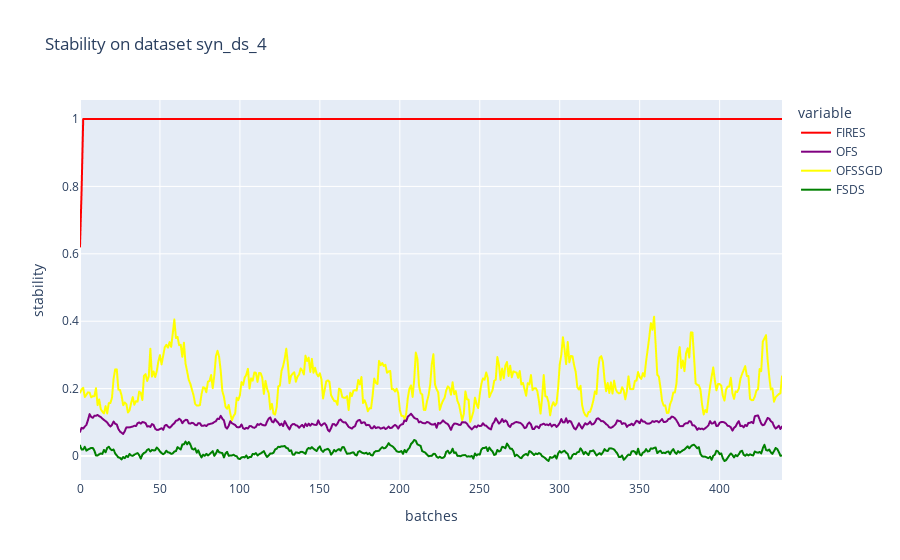

Source (notebook cell):
### Markdown cell above
### Plot all

### Code cell
# stability
title = "Stability on dataset {}".format(dataset_name)
col_names = ["FIRES", "OFS", "OFSSGD", "FSDS"]
d = {"FIRES":fires_cuda_stability, "OFS":ofs_stability, "OFSSGD":ofssgd_stability, "FSDS":fsds_stability} #"random":random_stability
df = pd.DataFrame(d, columns=col_names)
fig = px.line(df, y = col_names, title=title, labels={"index":"batches", "value":"stability"},color_discrete_map={'FIRES': 'red', 
                                                    'OFS': 'purple','FSDS': 'green', "OFSSGD":"yellow"})
fig.write_image("{}/stability.{}".format(folder, export_type))
stability_trace = fig['data']
fig.show()

### Figure 1 — Plotly figure (JSON) as saved in the notebook; plotly's stock layout.template omitted (floating-point values rounded to 4 significant figures; data arrays with more than 128 entries replaced by an {"elided": "..."} marker saying what was removed)
{"data": [{"hovertemplate": "variable=FIRES<br>batches=%{x}<br>stability=%{y}<extra></extra>", "legendgroup": "FIRES", "line": {"color": "red", "dash": "solid"}, "mode": "lines", "name": "FIRES", "showlegend": true, "type": "scattergl", "x": {"elided": "440 int values"}, "xaxis": "x", "y": {"elided": "440 float values"}, "yaxis": "y"}, {"hovertemplate": "variable=OFS<br>batches=%{x}<br>stability=%{y}<extra></extra>", "legendgroup": "OFS", "line": {"color": "purple", "dash": "solid"}, "mode": "lines", "name": "OFS", "showlegend": true, "type": "scattergl", "x": {"elided": "440 int values"}, "xaxis": "x", "y": {"elided": "440 float values"}, "yaxis": "y"}, {"hovertemplate": "variable=OFSSGD<br>batches=%{x}<br>stability=%{y}<extra></extra>", "legendgroup": "OFSSGD", "line": {"color": "yellow", "dash": "solid"}, "mode": "lines", "name": "OFSSGD", "showlegend": true, "type": "scattergl", "x": {"elided": "440 int values"}, "xaxis": "x", "y": {"elided": "440 float values"}, "yaxis": "y"}, {"hovertemplate": "variable=FSDS<br>batches=%{x}<br>stability=%{y}<extra></extra>", "legendgroup": "FSDS", "line": {"color": "green", "dash": "solid"}, "mode": "lines", "name": "FSDS", "showlegend": true, "type": "scattergl", "x": {"elided": "440 int values"}, "xaxis": "x", "y": {"elided": "440 float values"}, "yaxis": "y"}], "layout": {"legend": {"title": {"text": "variable"}, "tracegroupgap": 0}, "title": {"text": "Stability on dataset syn_ds_4"}, "xaxis": {"anchor": "y", "domain": [0, 1], "title": {"text": "batches"}}, "yaxis": {"anchor": "x", "domain": [0, 1], "title": {"text": "stability"}}}}
